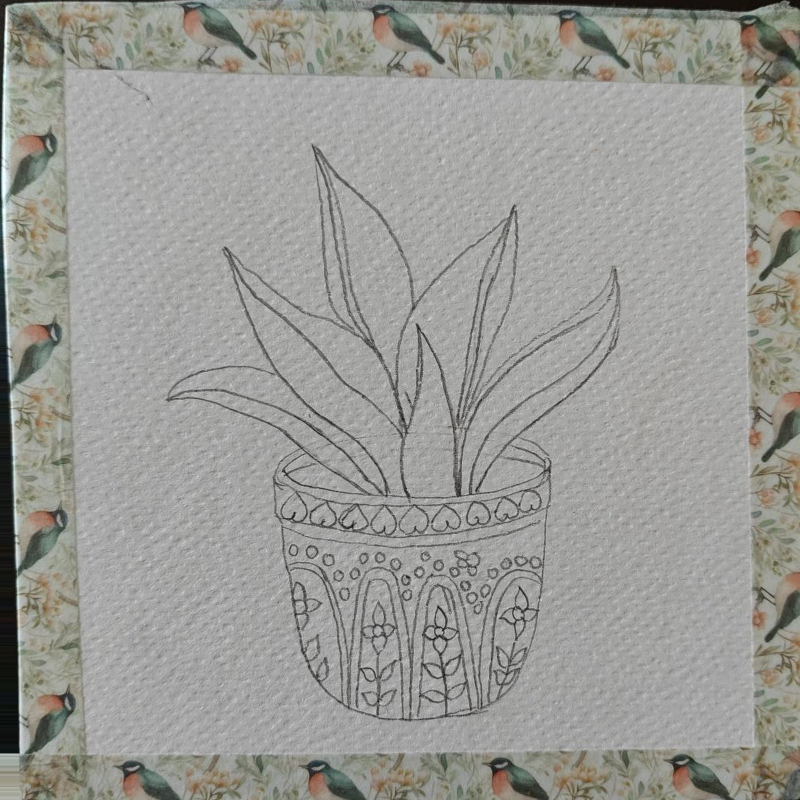
#> input picture artworks/process/stage_01.jpg, 1600 x 1600 px (shown at 1/2 size); its folder holds 4 pictures in this run
$ python make_vox_process.py artworks/process/stage_01.jpg
#> lines starting #> are read from the running program, lines starting #| are printed output that depends on the picture
#!/usr/bin/env python3
"""Vox-style collage explainer: one painting, pencil to paint, in 12 stages.

The 12 progress photos (aligned by prep_process.py into artworks/process/) sit on
one cut-out card. Each stage tears away the previous one, and the frame is dressed
in the explainer-collage style: newsprint grid paper, halftone cut-outs, torn colour
blocks, bold sans headers on highlighter strips, red-marker circles and arrows that
draw themselves on, magnifier call-outs, paint swatches, rubber stamps and a progress
filmstrip. It runs at 12 fps with a slight per-frame "boil" so it feels hand-moved.

Usage:  python3 make_vox_process.py                  # -> output/painting_process_vox.mp4
        python3 make_vox_process.py --preview 2 9 30  # stills at those seconds -> output/preview/
"""
import math
import os
import subprocess
import sys
from multiprocessing import Pool

import numpy as np
from PIL import Image, ImageDraw, ImageFilter, ImageFont

import make_video as mv
from make_video import (CREAM, INK, MUSTARD, PAPER_WHITE, SAGE, Sprite, add_shadow, caveat, clamp,
                        ease_in, ease_out, paper_circle, paper_texture, star, tape_strip, text_strip,
                        torn_sheet, typewriter)

ROOT = os.path.dirname(os.path.abspath(__file__))
PROC = os.path.join(ROOT, "artworks", "process")
FONTS = os.path.join(ROOT, "fonts")
OUT = os.path.join(ROOT, "output")

W, H = mv.W, mv.H
FPS, OUT_FPS = 12, 24

# Palette pulled from this painting
NEWS = (236, 230, 216)
GRID = (150, 170, 190)
COBALT = (62, 92, 168)
RED = (196, 44, 66)
MARKER = (222, 38, 38)
HILITE = (250, 214, 64)
ORANGE = (236, 160, 52)
LEAF_LIGHT = (172, 208, 84)
LEAF_DARK = (28, 112, 64)
TEAL = (52, 140, 140)

# Card geometry: the aligned 1600 px photo is shown at ART px on screen.
ART = 860
S = ART / 1600
CARD_C = (540, 880)
CARD_ROT = -1.2


def inter(size, black=True):
    return ImageFont.truetype(os.path.join(FONTS, "Inter-Black.otf" if black else "Inter-ExtraBold.otf"), size)


# [74 lines left out: functions to_screen, newsprint, halftone, scissor_card, stamp, not called in this run]


def header_strip(text, size, paper, ink, seed, font=None):
    return text_strip(text, font or inter(size), paper=paper, ink=ink, seed=seed, pad=(40, 22), max_w=980)


def swatch(color, seed, size=104):
    return add_shadow(paper_circle(size, color, seed), 4, 6, 5, 0.32)


# --------------------------------------------------------------------------- marker strokes

# [36 lines left out: functions ellipse_pts, arrow_pts, draw_stroke, not called in this run]


class Mark:
    """A marker annotation drawn onto the painting (1600-space coords), written on over `dur`."""

    def __init__(self, kind, t0, t1, dur=0.5, **kw):
        self.kind, self.t0, self.t1, self.dur, self.kw = kind, t0, t1, dur, kw

    # [17 lines left out: function draw, not called in this run]


# --------------------------------------------------------------------------- dynamic layers

class Layer:
    """Same interface as make_video.Sprite, but draws itself with a callback every frame."""

    def __init__(self, t0, t1, z, fn):
        self.t0, self.t1, self.z, self.fn = t0, t1, z, fn

    def active(self, t):
        return self.t0 <= t and (self.t1 is None or t < self.t1)

    def draw(self, canvas, t, frame):
        self.fn(canvas, t, frame)


# [13 lines left out: functions paste_center, torn_profile, not called in this run]


class PaintingCard:
    """The aligned stage photos on one scissor-cut card; stages tear in, marks draw on top."""

    # [102 lines left out: functions __init__, art_at, draw, magnifier, not called in this run]


class Connector:
    """Ink line + small ring linking a magnifier to its spot on the painting."""

    def __init__(self, a, b, r_ring, t0, dur=0.35):
        self.a, self.b, self.r, self.t0, self.dur = a, b, r_ring, t0, dur

    # [13 lines left out: function __call__, not called in this run]


class Filmstrip:
    """Progress strip of all 12 stages; done = colour, to come = faded, current = marker box."""

    # [38 lines left out: functions __init__, __call__, not called in this run]


# --------------------------------------------------------------------------- story

ITEMS = []
DURATION = 0.0
BG = None
GRAIN = None


def add(x):
    ITEMS.append(x)
    return x


def build():
    stages = [Image.open(os.path.join(PROC, f"stage_{i:02d}.jpg")).convert("RGB") for i in range(1, 13)]
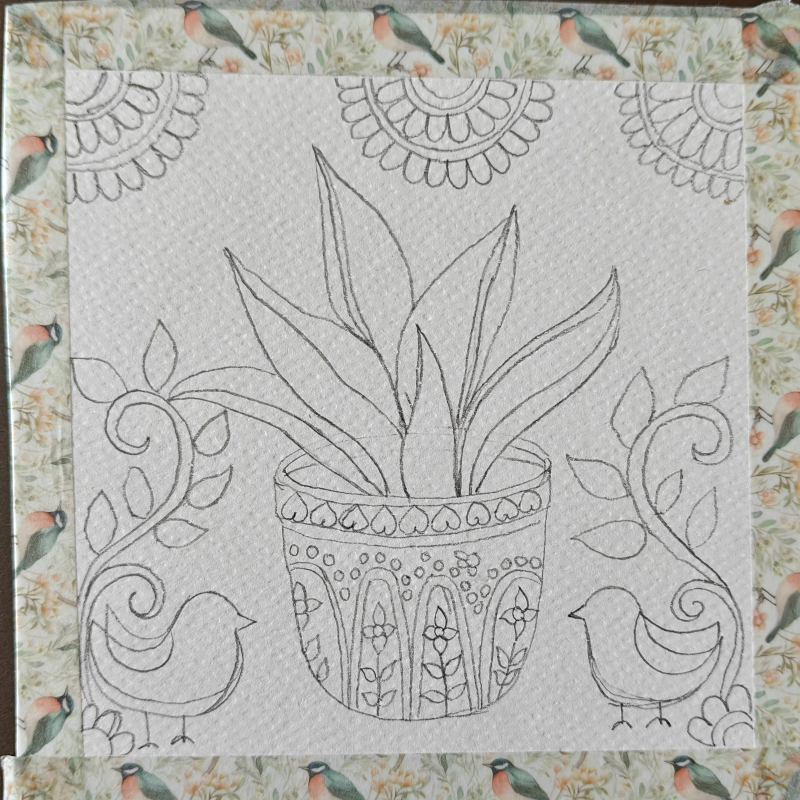
#> input picture artworks/process/stage_02.jpg, 1600 x 1600 px (shown at 1/2 size)
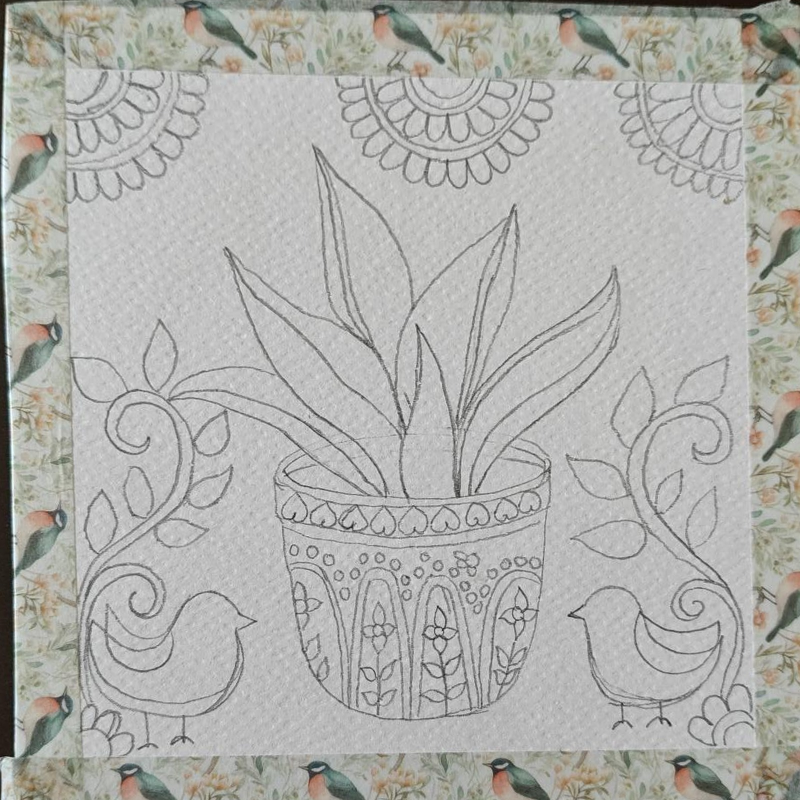
#> input picture artworks/process/stage_03.jpg, 1600 x 1600 px (shown at 1/2 size)
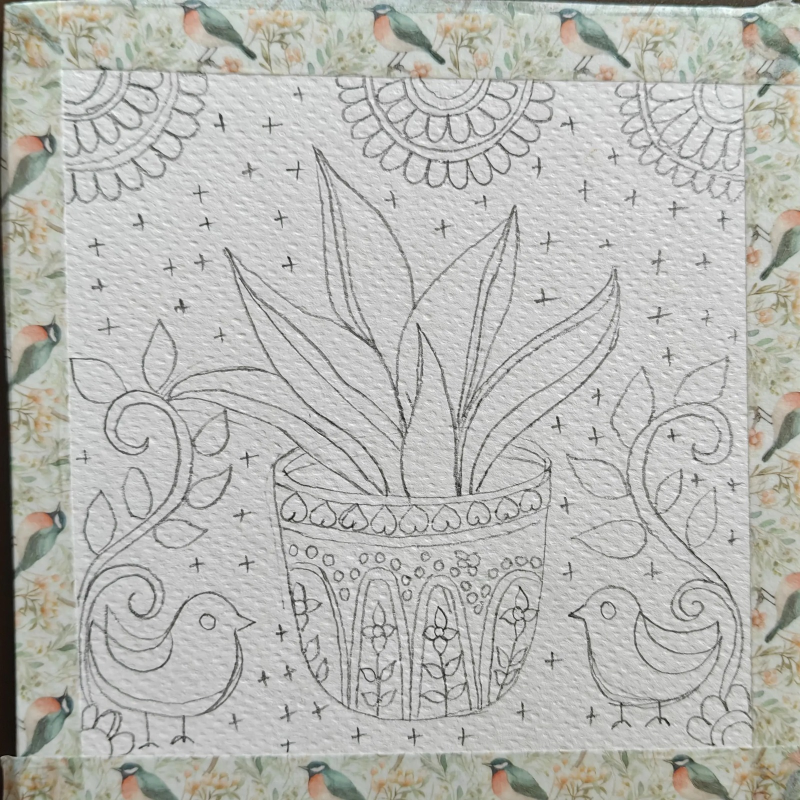
#> input picture artworks/process/stage_04.jpg, 1600 x 1600 px (shown at 1/2 size)
    rng = np.random.default_rng(11)

    # ================= title (0 - 3.6)
    add(Sprite(add_shadow(torn_sheet(820, 1180, COBALT, 12, sides="tblr", amp=22), 8, 12, 12, 0.35), 0.0,
               (600, 930), rot=6, z=1, enter="slide_left", enter_dur=0.45, t1=3.9, boil=0.5))
    add(Sprite(add_shadow(torn_sheet(560, 420, HILITE, 13, sides="tblr", amp=20), 6, 8, 10, 0.3), 0.15,
               (300, 1400), rot=-8, z=2, enter="slide_down", enter_dur=0.45, t1=3.9, boil=0.5))
    ht = halftone(stages[11].crop((60, 60, 1540, 1540)), 640, cell=8, ink=COBALT, paper=PAPER_WHITE)
    add(Sprite(scissor_card(ht, 21, tapes=((0.5, 0.0, 3, (240, 200, 120)),)), 0.35, (560, 930), rot=4,
               z=3, enter="drop", enter_dur=0.45, t1=3.9, boil=1))
    add(Sprite(header_strip("FROM PENCIL", 104, INK, PAPER_WHITE, 31), 0.8, (470, 300), rot=-3, z=10,
               enter="slide_left", enter_dur=0.4, t1=3.9, boil=0.8))
    add(Sprite(header_strip("TO PAINT", 128, HILITE, INK, 32), 1.1, (600, 455), rot=2, z=11,
               enter="slide_right", enter_dur=0.4, t1=3.9, boil=0.8))
    add(Sprite(text_strip("one painting  /  12 stages", typewriter(52), seed=33, pad=(36, 20)), 1.6,
               (540, 1560), rot=-1.5, z=12, enter="pop", enter_dur=0.4, t1=3.9, boil=0.8))
    # [8 lines left out: function title_circle, not called in this run]
    add(Layer(2.0, 3.9, 13, title_circle))
    for i, (sx, sy, sc) in enumerate(((140, 620, 90), (960, 1290, 110), (150, 1700, 70))):
        add(Sprite(star(sc, (HILITE, RED, PAPER_WHITE)[i], 40 + i), 1.9 + i * 0.12, (sx, sy),
                   rot=rng.uniform(-20, 20), z=14, enter="pop", enter_dur=0.3, t1=3.9))

    # ================= the 12 stages
    T0 = 3.6
    # (duration, header, caption, wipe direction)
    plan = [
        (3.6, "THE SKETCH", "light pencil first: the plant + a patterned pot", None),
        (3.4, "THE FRAME", "mandalas up top, curly vines, two little birds", "l"),
        (2.2, "CLEAN LINES", "tidy up + darken what stays", "t"),
        (2.8, "TINY STARS", "fill the gaps with little crosses", "r"),
        (3.4, "THE LEAVES", "two greens. stripes go on top.", "l"),
        (3.4, "THE POT", "red, mustard + a creamy yellow", "t"),
        (3.0, "THE BIRDS", "two orange birds facing the pot", "r"),
        (3.4, "VINES + BLUE", "vines go in... and a first patch of blue", "l"),
        (3.4, "THE BLUE", "commit to the background", "t"),
        (3.2, "GOLD DOTS", "dot. dot. dot. (so many dots)", "r"),
        (3.2, "MANDALAS", "red + mustard for the mandalas", "l"),
        (4.6, "THE FINISH", "black ink lines, a heart border... and the dots? painted over.", "b"),
    ]
    schedule, starts = [], []
    t = T0
    for i, (dur, *_ , direction) in enumerate(plan):
        schedule.append((t, i, direction))
        starts.append(t)
        t += dur
    t_end = t
    replay = (t_end, t_end + 2.2, 2.2 / 12 * 0.92)
    t_fin = replay[1]

    def mk(i, kind, off, dur=0.5, **kw):
        return Mark(kind, starts[i] + off, starts[i + 1] if i + 1 < len(starts) else t_end, dur, **kw)

    marks = [
        mk(0, "circle", 1.0, c=(820, 1160), r=(330, 320), seed=1),
        mk(1, "circle", 1.0, c=(330, 1300), r=(200, 170), seed=2),
        mk(1, "circle", 1.4, c=(1290, 1300), r=(200, 170), seed=3),
        mk(1, "arrow", 1.9, a=(560, 560), b=(760, 330), bend=-0.3),
        mk(3, "circle", 0.8, 0.35, c=(440, 240), r=(55, 55), seed=4),
        mk(3, "circle", 1.05, 0.35, c=(1080, 350), r=(55, 55), seed=5),
        mk(3, "circle", 1.3, 0.35, c=(200, 480), r=(55, 55), seed=6),
        mk(3, "circle", 1.55, 0.35, c=(1300, 470), r=(55, 55), seed=7),
        mk(6, "circle", 0.9, c=(330, 1300), r=(220, 170), seed=8),
        mk(6, "circle", 1.2, c=(1290, 1300), r=(220, 170), seed=9),
        mk(7, "circle", 1.3, c=(1000, 260), r=(220, 150), seed=10),
        mk(9, "circle", 1.1, c=(330, 600), r=(240, 240), seed=11),
        mk(10, "arrow", 0.9, a=(560, 620), b=(330, 330), bend=0.3),
        mk(10, "arrow", 1.2, a=(1000, 620), b=(1260, 330), bend=-0.3),
        mk(11, "circle", 2.4, c=(330, 600), r=(240, 240), seed=12),
    ]
    card = PaintingCard(stages, schedule, marks, T0, replay)
    add(Layer(T0, t_fin + 0.6, 50, card.draw))

    # torn colour block behind the card, one per chapter
    blocks = [(0, (150, 176, 196), "left"), (4, (232, 190, 80), "right"), (8, (214, 96, 100), "left"),
              (11, (52, 120, 88), "down")]
    for bi, (si, col, wipe) in enumerate(blocks):
        blk = add_shadow(torn_sheet(1000, 1160, col, 60 + bi, sides="tblr", amp=26), 8, 12, 12, 0.35)
        add(Sprite(blk, starts[si] - (0.25 if si else 0), (CARD_C[0] + 24, CARD_C[1] + 30), rot=3 - 2 * bi,
                   z=20 + bi, enter="slide_" + wipe, enter_dur=0.5, t1=t_fin + 0.6, boil=0.4))

    # headers, captions
    for i, (dur, head, cap, _) in enumerate(plan):
        ts = starts[i]
        te = starts[i + 1] if i + 1 < len(plan) else t_end
        num = header_strip(f"STAGE {i + 1:02d}", 48, INK, PAPER_WHITE, 500 + i, font=inter(48, False))
        add(Sprite(num, ts + 0.05, (215, 165), rot=-3, z=200, enter="slide_left", enter_dur=0.35,
                   t1=te, leave="shrink", leave_dur=0.15, boil=0.8))
        add(Sprite(header_strip(head, 92, HILITE, INK, 520 + i), ts + 0.15, (540, 290),
                   rot=rng.uniform(-2.5, 2.5), z=201, enter="slide_right", enter_dur=0.4, t1=te, leave="shrink",
                   leave_dur=0.15, boil=0.8))
        add(Sprite(text_strip(cap, typewriter(44), seed=540 + i, max_w=880, pad=(34, 20)), ts + 0.55,
                   (540, 1490), rot=rng.uniform(-1.5, 1.5), z=202, enter="pop", enter_dur=0.35, t1=te,
                   leave="shrink", leave_dur=0.15, boil=0.8))

    # magnifier call-outs: (stage, 1600-space spot, bubble screen pos, delay)
    mags = [(2, (330, 1290), (900, 600), 0.6), (4, (1010, 560), (905, 560), 0.9),
            (5, (820, 1040), (190, 640), 0.9), (9, (330, 600), (880, 1240), 1.6),
            (10, (840, 210), (870, 1210), 1.6)]
    for si, spot, pos, dl in mags:
        ts = starts[si] + dl
        te = starts[si + 1] if si + 1 < len(starts) else t_end
        bub = magnifier(stages[si], spot, seed=si)
        target = to_screen(spot)
        add(Layer(ts, te, 300, Connector(pos, target, 150 / 2.1, ts)))
        add(Sprite(bub, ts + 0.25, pos, rot=rng.uniform(-4, 4), z=301, enter="pop", enter_dur=0.35, t1=te,
                   leave="shrink", leave_dur=0.15, boil=0.6))

    # paint swatches popping in along the card's bottom-left edge
    sw = {4: [LEAF_LIGHT, LEAF_DARK], 5: [RED, (230, 172, 46), (246, 232, 150)], 6: [ORANGE],
          7: [TEAL, COBALT], 8: [COBALT], 9: [(204, 160, 52)], 10: [RED, (240, 186, 40)]}
    for si, cols in sw.items():
        ts = starts[si] + 0.7
        te = starts[si + 1]
        for k, col in enumerate(cols):
            add(Sprite(swatch(col, 700 + si * 5 + k), ts + k * 0.14, (130 + k * 95, 1330 - (k % 2) * 18),
                       rot=0, z=310, enter="pop", enter_dur=0.3, t1=te, leave="shrink", leave_dur=0.15,
                       boil=0.8))
        lab = text_strip("palette", caveat(46), paper=CREAM, seed=760 + si, pad=(22, 10))
        add(Sprite(lab, ts + 0.1, (150, 1230), rot=-6, z=311, enter="pop", enter_dur=0.3, t1=te,
                   leave="shrink", leave_dur=0.15, boil=0.8))

    # stamps
    add(Sprite(stamp("UH OH.", MARKER, 84, 1), starts[7] + 1.9, (300, 640), rot=12, z=320, enter="drop",
               enter_dur=0.25, t1=starts[8], boil=0.6))
    add(Sprite(stamp("NO GOING BACK", RED, 82, 2), starts[8] + 1.3, (560, 1180), rot=-11, z=320,
               enter="drop", enter_dur=0.25, t1=starts[9], boil=0.6))
    add(Sprite(stamp("~150", INK, 76, 3), starts[9] + 2.1, (840, 1430), rot=8, z=320, enter="drop",
               enter_dur=0.25, t1=starts[10], boil=0.6))
    add(Sprite(stamp("PLOT TWIST", MARKER, 96, 4), starts[11] + 1.7, (560, 640), rot=-9, z=320,
               enter="drop", enter_dur=0.25, t1=t_end, boil=0.6))
    add(Sprite(text_strip("unpeel the tape!", caveat(64), paper=HILITE, seed=801, pad=(26, 12)),
               starts[11] + 0.6, (820, 1190), rot=6, z=321, enter="pop", enter_dur=0.3, t1=starts[11] + 1.7,
               leave="shrink", leave_dur=0.15, boil=0.8))

    fs = Filmstrip(stages, schedule)
    add(Layer(T0 + 0.3, t_end, 400, fs))

    # replay
    add(Sprite(header_strip("THE WHOLE THING", 84, HILITE, INK, 901), t_end, (540, 230), rot=-2, z=410,
               enter="slide_left", enter_dur=0.3, t1=t_fin, boil=0.8))
    add(Sprite(header_strip("IN 2 SECONDS", 84, INK, PAPER_WHITE, 902), t_end + 0.2, (560, 360), rot=2,
               z=411, enter="slide_right", enter_dur=0.3, t1=t_fin, boil=0.8))

    # [4 lines left out: function replay_ticker, not called in this run]
    add(Layer(t_end + 0.1, t_fin, 412, replay_ticker))

    # ================= finale
    z = 1000
    sheet = torn_sheet(W + 60, H + 60, COBALT, 1001, sides="t", amp=30, grain=6)
    add(Sprite(add_shadow(sheet, 0, 0, 14, 0.45), t_fin - 0.45, (W / 2, H / 2), z=z, enter="slide_up",
               enter_dur=0.45, boil=0, tilt=False))
    grid_pos = [(200 + (i % 3) * 340, 520 + (i // 3) * 330) for i in range(12)]
    for i, pos in enumerate(grid_pos):
        th = stages[i].crop((120, 120, 1480, 1480)).resize((250, 250), Image.LANCZOS)
        c = scissor_card(th, 1010 + i, border=10)
        add(Sprite(c, t_fin + 0.05 + i * 0.07, pos, rot=rng.uniform(-6, 6), z=z + 2 + i, enter="drop",
                   enter_dur=0.25, boil=0.7))
        add(Sprite(text_strip(f"{i + 1:02d}", typewriter(34), seed=1030 + i, pad=(12, 6)),
                   t_fin + 0.2 + i * 0.07, (pos[0] - 95, pos[1] - 105), rot=rng.uniform(-8, 8), z=z + 20,
                   enter="pop", enter_dur=0.2, boil=0.7))
    big = scissor_card(stages[11].crop((40, 40, 1560, 1560)).resize((720, 720), Image.LANCZOS), 1050,
                       tapes=((0.5, 0.0, 2, (240, 200, 120)), (0.5, 1.0, -3, (180, 210, 170))))
    add(Sprite(big, t_fin + 2.3, (540, 1020), rot=-2, z=z + 40, enter="drop", enter_dur=0.45, boil=1))
    add(Sprite(header_strip("SLOW ART.", 128, HILITE, INK, 1060), t_fin + 2.8, (520, 290), rot=-3,
               z=z + 50, enter="slide_left", enter_dur=0.4, boil=0.8))
    add(Sprite(text_strip("one stage at a time.", caveat(84), paper=PAPER_WHITE, seed=1061, pad=(34, 14)),
               t_fin + 3.3, (560, 1550), rot=2, z=z + 51, enter="pop", enter_dur=0.4, boil=0.8))
    add(Sprite(text_strip("which stage is your favourite? 01-12", typewriter(40), paper=CREAM, seed=1062,
                          pad=(28, 16)), t_fin + 4.1, (540, 1730), rot=-1.5, z=z + 52, enter="slide_up",
               enter_dur=0.4, boil=0.8))
    for i, (sx, sy, sc, col) in enumerate(((120, 470, 100, HILITE), (970, 430, 120, RED),
                                           (110, 1420, 80, PAPER_WHITE), (975, 1440, 95, HILITE))):
        add(Sprite(star(sc, col, 1070 + i), t_fin + 3.6 + i * 0.1, (sx, sy), rot=rng.uniform(-20, 20),
                   z=z + 53, enter="pop", enter_dur=0.3, boil=0.8))
    return t_fin + 7.0


def setup():
    global DURATION, BG, GRAIN
    DURATION = build()
    ITEMS.sort(key=lambda s: s.z)
    BG = newsprint()
    rng = np.random.default_rng(99)
    yy, xx = np.mgrid[0:H, 0:W]
    vig = (1 - 0.2 * (((xx - W / 2) / (W / 2)) ** 2 + ((yy - H / 2) / (H / 2)) ** 2) / 2).astype(np.float32)
    GRAIN = [(vig, rng.normal(0, 3.0, (H, W)).astype(np.float32)) for _ in range(3)]


# [10 lines left out: function render_frame, not called in this run]


def main():
    os.makedirs(OUT, exist_ok=True)
    setup()
    if "--preview" in sys.argv:
        pdir = os.path.join(OUT, "preview")
        os.makedirs(pdir, exist_ok=True)
        times = [float(a) for a in sys.argv[sys.argv.index("--preview") + 1:]]
        for ts in times or [2.8, 5.5, 9.5, 16.5, 30, 36, 41.5, 44, 51]:
            Image.frombytes("RGB", (W, H), render_frame(int(ts * FPS))).save(
                os.path.join(pdir, f"vox_{ts:05.1f}.jpg"), quality=88)
        print("duration", DURATION)
        return
    n = int(DURATION * FPS)
    out = os.path.join(OUT, "painting_process_vox.mp4")
    cmd = ["ffmpeg", "-y", "-loglevel", "error", "-f", "rawvideo", "-pix_fmt", "rgb24", "-s", f"{W}x{H}",
           "-r", str(FPS), "-i", "-", "-f", "lavfi", "-i", "anullsrc=r=44100:cl=stereo",
           "-r", str(OUT_FPS), "-c:v", "libx264", "-preset", "slow", "-crf", "20", "-pix_fmt", "yuv420p",
           "-profile:v", "high", "-c:a", "aac", "-b:a", "128k", "-shortest", "-movflags", "+faststart", out]
    proc = subprocess.Popen(cmd, stdin=subprocess.PIPE)
    with Pool(os.cpu_count()) as pool:
        for i, buf in enumerate(pool.imap(render_frame, range(n), chunksize=2)):
            proc.stdin.write(buf)
            if i % 60 == 0:
                print(f"frame {i}/{n}", flush=True)
    proc.stdin.close()
    proc.wait()
    Image.frombytes("RGB", (W, H), render_frame(int((DURATION - 1.0) * FPS))).save(
        os.path.join(OUT, "painting_process_vox_cover.jpg"), quality=92)
    print("wrote", out)


if __name__ == "__main__":
#> (the run stopped early here; a loop or call above may not have finished)
